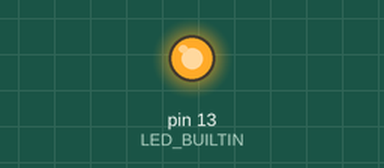
Bench run of a sketch on a simulated Arduino Uno, built with avr-gcc and run on an emulated ATmega328P. On the bench: output pins drawn as LEDs (lit = HIGH).

Above: at 2.0 s.
At 71.5 s:
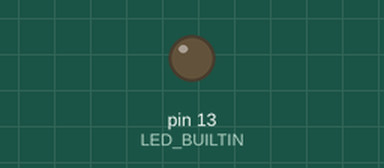
Timing chart, 0 to 72.8 s (numbered marks = the images above):
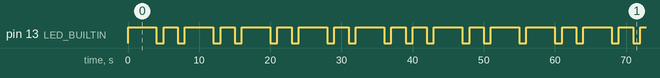

The sketch:

task_1-1P_morse_blink_name.ino
```cpp
// kartik kaushik, student id - 219052482. Code for task 1.1P

// the following code blinks my name in morse code, this is acheived by using a long blink signifying a line/ dash and a short blink signifying a dot.

void setup()
 {
  // initialize digital pin LED_BUILTIN as an output.
  pinMode(LED_BUILTIN, OUTPUT);
}

// a dash is represented by the led being turned on for 4 secoonds, a dot is represented by an led being on for 2 seconds.
void loop()
{
   // morse code for 'K' (- . -)
  digitalWrite(LED_BUILTIN, HIGH);

  delay(4000);

  digitalWrite(LED_BUILTIN, LOW);

  delay(1000);

  digitalWrite(LED_BUILTIN, HIGH);

  delay(2000);

  digitalWrite(LED_BUILTIN, LOW);

  delay(1000);

  digitalWrite(LED_BUILTIN, HIGH);

  delay(4000);

  digitalWrite(LED_BUILTIN, LOW);

  delay(1000);

  //morse code for 'A' (. -)

  digitalWrite(LED_BUILTIN, HIGH);

  delay(2000);

  digitalWrite(LED_BUILTIN, LOW);

  delay(1000);

  digitalWrite(LED_BUILTIN, HIGH);

  delay(4000);

  digitalWrite(LED_BUILTIN, LOW);

  delay(1000);

  //morse code for 'R' (. - .)

  digitalWrite(LED_BUILTIN, HIGH);

  delay(2000);

  digitalWrite(LED_BUILTIN, LOW);

  delay(1000);

  digitalWrite(LED_BUILTIN, HIGH);

  delay(4000);

  digitalWrite(LED_BUILTIN, LOW);

  delay(1000);

  digitalWrite(LED_BUILTIN, HIGH);

  delay(2000);

  digitalWrite(LED_BUILTIN, LOW);

  delay(1000);

  //morse code for 'T' (-)

  digitalWrite(LED_BUILTIN, HIGH);

  delay(4000);

  digitalWrite(LED_BUILTIN, LOW);

  delay(1000);

  // morse code for 'I' (. .)

  digitalWrite(LED_BUILTIN, HIGH);

  delay(2000);

  digitalWrite(LED_BUILTIN, LOW);

  delay(1000);

  digitalWrite(LED_BUILTIN, HIGH);

  delay(2000);

  digitalWrite(LED_BUILTIN, LOW);

  delay(1000);

  //morse code for 'K' (- . -)

  digitalWrite(LED_BUILTIN, HIGH);

  delay(4000);

  digitalWrite(LED_BUILTIN, LOW);

  delay(1000);

  digitalWrite(LED_BUILTIN, HIGH);

  delay(2000);

  digitalWrite(LED_BUILTIN, LOW);

  delay(1000);

  digitalWrite(LED_BUILTIN, HIGH);

  delay(4000);

  digitalWrite(LED_BUILTIN, LOW);

  delay(1000);

  // repeat
}
```

Measured:
- by itself, pin 13 (LED_BUILTIN): moves between LOW and HIGH, repeating every 56.0 s
- by itself, everything shown: repeats every 56.0 s, in 28 steps
